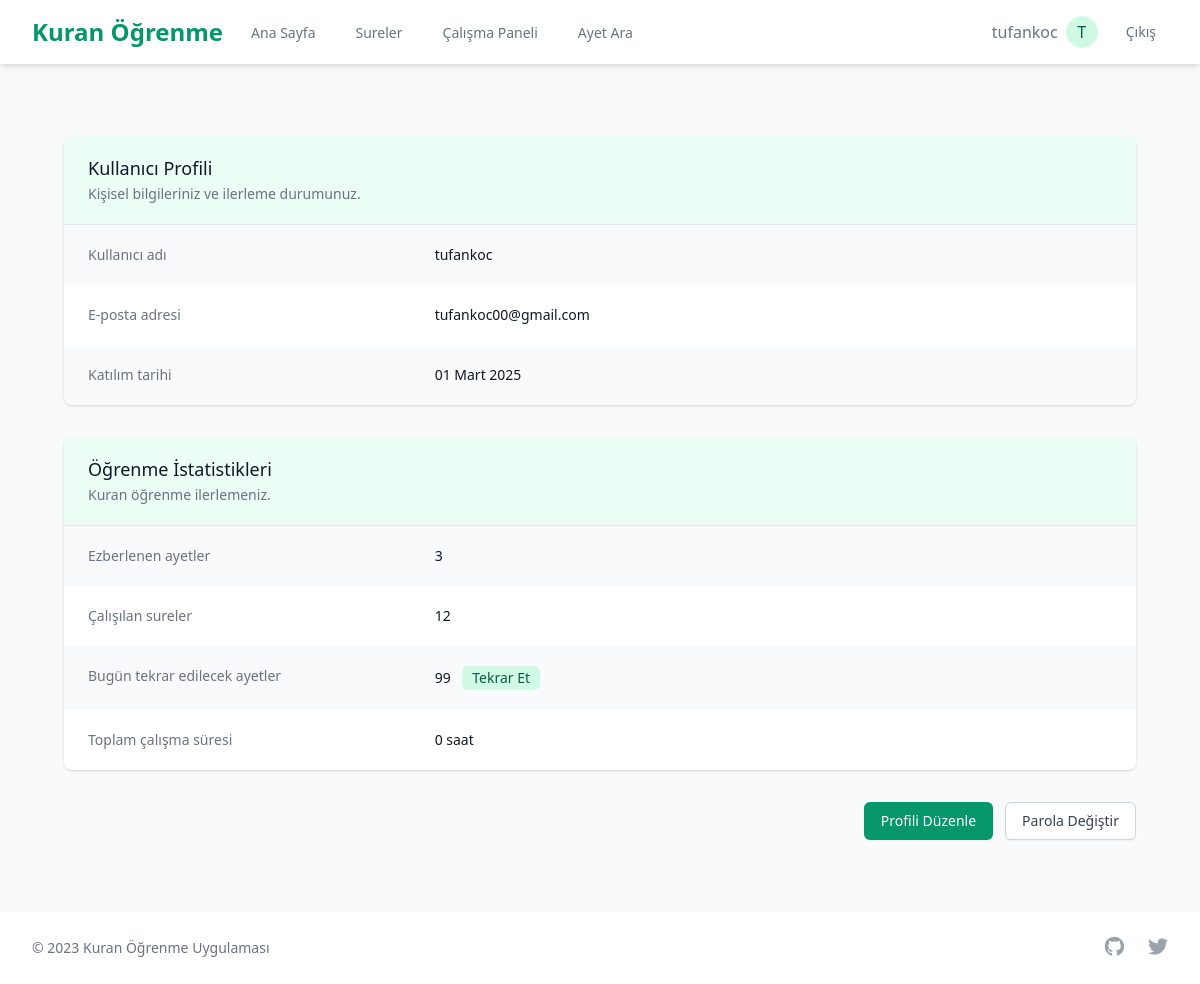
The app's page /users/profile/ (signed in) with its own data.
### users/models.py (models this page shows, shortened)
class CustomUser(AbstractUser):
    email = models.EmailField(_('email address'), unique=True)
    profile_picture = models.ImageField(upload_to='profile_pictures/', null=True, blank=True)
    date_of_birth = models.DateField(null=True, blank=True)
    bio = models.TextField(max_length=500, blank=True)
    daily_goal = models.PositiveIntegerField(default=5, help_text=_('Günlük hedeflenen ayet sayısı'))
    streak = models.PositiveIntegerField(default=0, help_text=_('Kesintisiz çalışma günü sayısı'))
    last_activity_date = models.DateField(null=True, blank=True)
    USERNAME_FIELD = 'email'
    REQUIRED_FIELDS = ['username']
    class Meta:
        verbose_name = _('Kullanıcı')
        verbose_name_plural = _('Kullanıcılar')

### users/views.py (the view)
# urls.py: path('profile/', views.profile, name='profile'),
@login_required
def profile(request):
    from repetition.algorithm import SpacedRepetitionService
    statistics = SpacedRepetitionService.get_user_statistics(request.user)
    return render(request, 'users/profile.html', {
        'user': request.user,
        'statistics': statistics
    })

### templates/users/profile.html (shortened to what this page needs)
{% extends 'base.html' %}
{% block content %}
<div class="max-w-7xl mx-auto py-6 sm:px-6 lg:px-8">
    <div class="px-4 py-6 sm:px-0">
        <div class="bg-white shadow overflow-hidden sm:rounded-lg">
            <div class="px-4 py-5 sm:px-6 bg-green-50">
                <h3 class="text-lg leading-6 font-medium text-gray-900">
                    Kullanıcı Profili
                </h3>
                <p class="mt-1 max-w-2xl text-sm text-gray-500">
                    Kişisel bilgileriniz ve ilerleme durumunuz.
                </p>
            </div>
            <div class="border-t border-gray-200">
                <dl>
                    <div class="bg-gray-50 px-4 py-5 sm:grid sm:grid-cols-3 sm:gap-4 sm:px-6">
                        <dt class="text-sm font-medium text-gray-500">
                            Kullanıcı adı
                        </dt>
                        <dd class="mt-1 text-sm text-gray-900 sm:mt-0 sm:col-span-2">
                            {{ user.username }}
                        </dd>
                    </div>
                    <div class="bg-white px-4 py-5 sm:grid sm:grid-cols-3 sm:gap-4 sm:px-6">
                        <dt class="text-sm font-medium text-gray-500">
                            E-posta adresi
                        </dt>
                        <dd class="mt-1 text-sm text-gray-900 sm:mt-0 sm:col-span-2">
                            {{ user.email }}
                        </dd>
                    </div>
                    <div class="bg-gray-50 px-4 py-5 sm:grid sm:grid-cols-3 sm:gap-4 sm:px-6">
                        <dt class="text-sm font-medium text-gray-500">
                            Katılım tarihi
                        </dt>
                        <dd class="mt-1 text-sm text-gray-900 sm:mt-0 sm:col-span-2">
                            {{ user.date_joined|date:"d F Y" }}
                        </dd>
                    </div>
                </dl>
            </div>
        </div>
        <div class="mt-8 bg-white shadow overflow-hidden sm:rounded-lg">
            <div class="px-4 py-5 sm:px-6 bg-green-50">
                <h3 class="text-lg leading-6 font-medium text-gray-900">
                    Öğrenme İstatistikleri
                </h3>
                <p class="mt-1 max-w-2xl text-sm text-gray-500">
                    Kuran öğrenme ilerlemeniz.
                </p>
            </div>
            <div class="border-t border-gray-200">
                <dl>
                    <div class="bg-gray-50 px-4 py-5 sm:grid sm:grid-cols-3 sm:gap-4 sm:px-6">
                        <dt class="text-sm font-medium text-gray-500">
                            Ezberlenen ayetler
                        </dt>
                        <dd class="mt-1 text-sm text-gray-900 sm:mt-0 sm:col-span-2">
                            {{ statistics.memorized_verses_count }}
                        </dd>
                    </div>
                    <div class="bg-white px-4 py-5 sm:grid sm:grid-cols-3 sm:gap-4 sm:px-6">
                        <dt class="text-sm font-medium text-gray-500">
                            Çalışılan sureler
                        </dt>
                        <dd class="mt-1 text-sm text-gray-900 sm:mt-0 sm:col-span-2">
                            {{ statistics.studied_surahs_count }}
                        </dd>
                    </div>
                    <div class="bg-gray-50 px-4 py-5 sm:grid sm:grid-cols-3 sm:gap-4 sm:px-6">
                        <dt class="text-sm font-medium text-gray-500">
                            Bugün tekrar edilecek ayetler
                        </dt>
                        <dd class="mt-1 text-sm text-gray-900 sm:mt-0 sm:col-span-2">
                            {{ statistics.due_today_count }}
                            {% if statistics.due_today_count > 0 %}
                                <a href="{% url 'repetition:daily_plan' %}" class="ml-2 inline-flex items-center px-2.5 py-0.5 rounded-md text-sm font-medium bg-green-100 text-green-800">
                                    Tekrar Et
                                </a>
                            {% endif %}
                        </dd>
                    </div>
                    <div class="bg-white px-4 py-5 sm:grid sm:grid-cols-3 sm:gap-4 sm:px-6">
                        <dt class="text-sm font-medium text-gray-500">
                            Toplam çalışma süresi
                        </dt>
                        <dd class="mt-1 text-sm text-gray-900 sm:mt-0 sm:col-span-2">
                            {{ statistics.total_study_time }} saat
                        </dd>
                    </div>
                </dl>
            </div>
        </div>
        <div class="mt-8 flex justify-end">
            <a href="{% url 'users:edit_profile' %}" class="inline-flex items-center px-4 py-2 border border-transparent text-sm font-medium rounded-md shadow-sm text-white bg-green-600 hover:bg-green-700 focus:outline-none focus:ring-2 focus:ring-offset-2 focus:ring-green-500">
                Profili Düzenle
            </a>
            <a href="{% url 'users:password_change' %}" class="ml-3 inline-flex items-center px-4 py-2 border border-gray-300 shadow-sm text-sm font-medium rounded-md text-gray-700 bg-white hover:bg-gray-50 focus:outline-none focus:ring-2 focus:ring-offset-2 focus:ring-green-500">
                Parola Değiştir
            </a>
        </div>
    </div>
</div>
{% endblock %}

### templates/base.html (shortened to what this page needs)
<!DOCTYPE html>
<html lang="tr">
<head>
    <link href="https://cdn.jsdelivr.net/npm/tailwindcss@2.2.19/dist/tailwind.min.css" rel="stylesheet">
    <link rel="stylesheet" href="https://cdnjs.cloudflare.com/ajax/libs/font-awesome/6.0.0-beta3/css/all.min.css">
</head>
<body class="bg-gray-50 min-h-screen flex flex-col">
    <nav class="bg-white shadow-md">
        <div class="max-w-7xl mx-auto px-4 sm:px-6 lg:px-8">
            <div class="flex justify-between h-16">
                <div class="flex">
                    <div class="flex-shrink-0 flex items-center">
                        <a href="{% url 'home' %}" class="text-2xl font-bold text-green-600">Kuran Öğrenme</a>
                    </div>
                    <div class="hidden sm:ml-6 sm:flex sm:space-x-8">
                        <a href="{% url 'home' %}" class="border-transparent text-gray-500 hover:border-green-500 hover:text-green-700 inline-flex items-center px-1 pt-1 border-b-2 text-sm font-medium">
                            Ana Sayfa
                        </a>
                        <a href="{% url 'quran:surah_list' %}" class="border-transparent text-gray-500 hover:border-green-500 hover:text-green-700 inline-flex items-center px-1 pt-1 border-b-2 text-sm font-medium">
                            Sureler
                        </a>
                        <a href="{% url 'repetition:dashboard' %}" class="border-transparent text-gray-500 hover:border-green-500 hover:text-green-700 inline-flex items-center px-1 pt-1 border-b-2 text-sm font-medium">
                            Çalışma Paneli
                        </a>
                        <a href="{% url 'quran:search_verses' %}" class="border-transparent text-gray-500 hover:border-green-500 hover:text-green-700 inline-flex items-center px-1 pt-1 border-b-2 text-sm font-medium">
                            Ayet Ara
                        </a>
                    </div>
                </div>
                <div class="hidden sm:ml-6 sm:flex sm:items-center">
                    {% if user.is_authenticated %}
                        <div class="ml-3 relative">
                            <div>
                                <a href="{% url 'users:profile' %}" class="flex items-center space-x-2 text-gray-500 hover:text-green-700">
                                    <span>{{ user.username }}</span>
                                    {% if user.profile_picture %}
                                        <img class="h-8 w-8 rounded-full" src="{{ user.profile_picture.url }}" alt="{{ user.username }}">
                                    {% else %}
                                        <div class="h-8 w-8 rounded-full bg-green-100 flex items-center justify-center">
                                            <span class="text-green-800 font-medium">{{ user.username.0|upper }}</span>
                                        </div>
                                    {% endif %}
                                </a>
                            </div>
                        </div>
                        <a href="{% url 'users:logout' %}" class="ml-4 px-3 py-2 rounded-md text-sm font-medium text-gray-500 hover:text-green-700">Çıkış</a>
                    {% else %}
                        <a href="{% url 'users:login' %}" class="ml-4 px-3 py-2 rounded-md text-sm font-medium text-gray-500 hover:text-green-700">Giriş</a>
                        <a href="{% url 'users:register' %}" class="ml-4 px-3 py-2 rounded-md text-sm font-medium bg-green-600 text-white hover:bg-green-700">Kayıt Ol</a>
                    {% endif %}
                </div>
            </div>
        </div>
    </nav>
    <main class="flex-grow">
        <div class="max-w-7xl mx-auto py-6 sm:px-6 lg:px-8">
            {% block content %}{% endblock %}
        </div>
    </main>
    <footer class="bg-white">
        <div class="max-w-7xl mx-auto py-6 px-4 sm:px-6 lg:px-8">
            <div class="flex justify-between items-center">
                <div>
                    <p class="text-gray-500 text-sm">&copy; 2023 Kuran Öğrenme Uygulaması</p>
                </div>
                <div class="flex space-x-6">
                    <a href="#" class="text-gray-400 hover:text-gray-500">
                        <i class="fab fa-github text-xl"></i>
                    </a>
                    <a href="#" class="text-gray-400 hover:text-gray-500">
                        <i class="fab fa-twitter text-xl"></i>
                    </a>
                </div>
            </div>
        </div>
    </footer>
</body>
</html>

### records on screen
CustomUser: username "tufankoc", username.0 "T", email "tufankoc00@gmail.com", date_joined "01 Mart 2025"

### other values on screen
{{ statistics.memorized_verses_count }} "3"
{{ statistics.studied_surahs_count }} "12"
{{ statistics.due_today_count }} "99"
{{ statistics.total_study_time }} "0"
